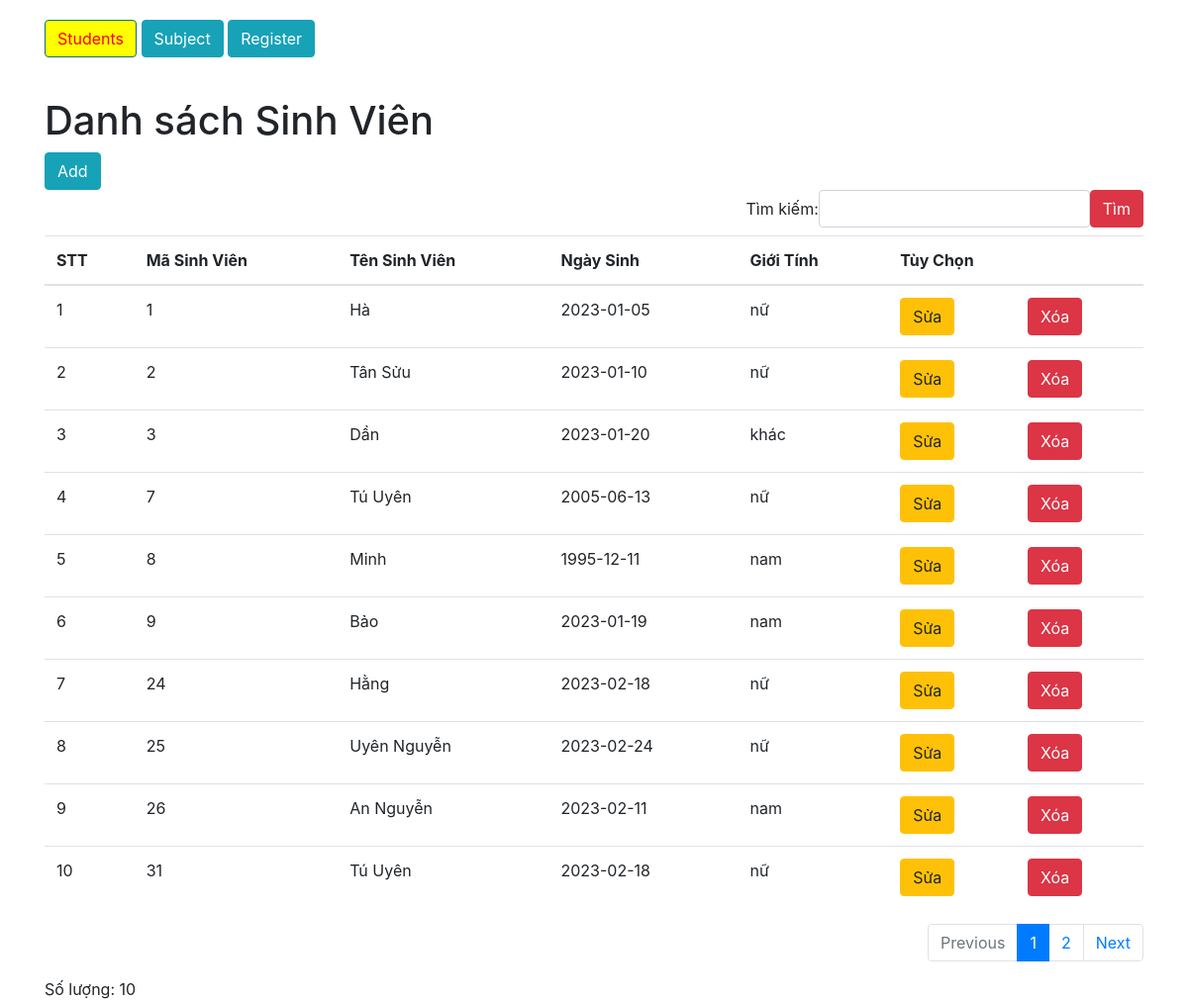
The page / on the database its author committed.
### tables this page shows
CREATE TABLE `student`  (
  `id` int(11) NOT NULL AUTO_INCREMENT,
  `name` varchar(255) NOT NULL,
  `birthday` date NOT NULL,
  `gender` varchar(10) NOT NULL,
  PRIMARY KEY (`id`) USING BTREE
);

### controller/StudentController.php (called while the page is built, shortened)
<?php
class StudentController {
    function index() {
        $page = PAGE;
        $item_per_page = ITEM_PER_PAGE;
        $search = $_GET['search'] ?? NULL;
        if ($search) {
            $action = new StudentRepository;
            $students = $action->getByPattern($search, $page, $item_per_page);
            $totalStudents = $action->getByPattern($search);
            $totalRows = count($totalStudents);
        } else {
            $action = new StudentRepository;
            $students = $action->getAll($page, $item_per_page);
            $totalStudents = $action->getAll();
            $totalRows = count($totalStudents);
        }
        $totalPages = ceil($totalRows/$item_per_page);
        require 'view/student/index.php';
    }
}
?>

### index.php (called while the page is built, shortened)
<?php
$c = $_GET['c'] ?? 'student';
$a = $_GET['a'] ?? 'index';
$controller = new $controllerName;
$controller->$a();
?>

### model/student/StudentRepository.php (called while the page is built, shortened)
<?php
class StudentRepository {
    protected function fetch($cond, $limit) {
        global $conn;
        $students = [];
        $sqlQuery = "SELECT * FROM student";
        if ($limit) {
            $sqlQuery .= " $limit";
        }
        $result = $conn->query($sqlQuery);
        if ($result->num_rows > 0) {
            while ($row = $result->fetch_assoc()) {
                $id = $row['id'];
                $name = $row['name'];
                $birthday = $row['birthday'];
                $gender = $row['gender'];
                $student = new Student($id, $name, $birthday, $gender);
                $students[] = $student;
            }
        }
        return $students;
    }
    function buildLimit($page, $item_per_page) {
        $limit = NULL;
        if ($page && $item_per_page) {
            $start_index = ($page - 1) * $item_per_page;
            $limit = "LIMIT $start_index, $item_per_page";
        }
        return $limit;
    }
    function getAll($page=NULL, $item_per_page=NULL) {
        $cond = NULL;
        $limit = $this->buildLimit($page, $item_per_page);
        return $this->fetch($cond, $limit);
    }
}
?>

### model/student/Student.php (called while the page is built, shortened)
<?php
class Student {
    function __construct($id, $name, $birthday, $gender)
    {
        $this->id = $id;
        $this->name = $name;
        $this->birthday = $birthday;
        $this->gender = $gender;
    }
}

### view/student/index.php (the view)
<?php require 'view/layout/header.php' ?>
<h1>Danh sách Sinh Viên</h1>
<a href="?a=create" class="btn btn-info">Add</a>
<?php require 'view/layout/search.php' ?>
<table class="table table-hover">
    <thead>
        <tr>
            <th>STT</th>
            <th>Mã Sinh Viên</th>
            <th>Tên Sinh Viên</th>
            <th>Ngày Sinh</th>
            <th>Giới Tính</th>
            <th colspan="2">Tùy Chọn</th>
        </tr>
    </thead>
    <tbody>
        <?php
        $serial = 0;
        foreach ($students as $student) :
            $serial++;
        ?>
            <tr>
                <td><?= $serial ?></td>
                <td><?= $student->id ?></td>
                <td><?= $student->name ?></td>
                <td><?= $student->birthday ?></td>
                <td><?= $student->gender ?></td>
                <td><a class="btn btn-warning" href="?a=edit&id=<?= $student->id ?>">Sửa</a></td>
                <td>
                    <button type="button" class="btn btn-danger delete" data-href="?a=destroy&id=<?= $student->id ?>&name=<?= $student->name ?>" data-toggle="modal" data-target="#exampleModal">
                        Xóa
                    </button>
                </td>
            </tr>
        <?php endforeach ?>
    </tbody>
</table>
<?php require 'view/layout/pagination.php' ?>
<div>
    <span>Số lượng: <?= count($students) ?></span>
</div>
<?php require 'view/layout/footer.php' ?>

### view/layout/header.php (shortened to what this page needs)
<!DOCTYPE html>
<html lang="en">
<head>
    <link rel="stylesheet" href="../public/vendor/bootstrap-4.5.3-dist/css/bootstrap.min.css">
    <link rel="stylesheet" href="../public/vendor/fontawesome-free-5.15.1-web/css/all.min.css">
    <link rel="stylesheet" href="../public/css/style.css">
</head>
<body>
    <div class="container" style="margin-top:20px;">
    <?php global $c; ?>
        <a href="/" class="<?= $c == 'student' ? 'active' : '' ?> btn btn-info">Students</a>
        <a href="?c=subject" class="<?= $c == 'subject' ? 'active' : '' ?> btn btn-info">Subject</a>
        <a href="?c=register" class="<?= $c == 'register' ? 'active' : '' ?> btn btn-info">Register</a>
        <div style="height:20px; margin-top:20px">
        </div>

### view/layout/search.php (shortened to what this page needs)
<form action="/" method="GET">
    <label class="form-inline justify-content-end">Tìm kiếm: <input type="search" name="search" class="form-control" value="<?= $search ?>">
        <button class="btn btn-danger">Tìm</button>
    </label>
</form>

### view/layout/pagination.php (shortened to what this page needs)
<nav aria-label="Page navigation">
    <ul class="pagination justify-content-end">
        <li class="page-item <?= $page == 1 ? 'disabled' : '' ?>">
            <a class="page-link" onclick="goToPage(<?= $page - 1 ?>)" aria-label="Previous">
                <span aria-hidden="true">Previous</span>
            </a>
        </li>
        <?php for ($i = 1; $i <= $totalPages; $i++) : ?>
            <li class="page-item <?= $page == $i ? 'active' : '' ?>"><a class="page-link" onclick="goToPage(<?= $i ?>)"><?= $i ?></a></li>
        <?php endfor ?>
        <li class="page-item <?= $page == $totalPages ? 'disabled' : '' ?>">
            <a class="page-link" onclick="goToPage(<?= $page + 1 ?>)" aria-label="Next">
                <span aria-hidden="true">Next</span>
            </a>
        </li>
    </ul>
</nav>

### view/layout/footer.php (shortened to what this page needs)
</div>
</body>
</html>

### public/css/style.css (style rules this page uses)
.active { background-color: yellow !important; color: red !important; }
label { font-weight: normal; }

### rows shown on the page
student: id "1", name "Hà", birthday "2023-01-05", gender "nữ"
student: id "2", name "Tân Sửu", birthday "2023-01-10", gender "nữ"
student: id "3", name "Dần", birthday "2023-01-20", gender "khác"
student: id "7", name "Tú Uyên", birthday "2005-06-13", gender "nữ"
student: id "8", name "Minh", birthday "1995-12-11", gender "nam"
student: id "9", name "Bảo", birthday "2023-01-19", gender "nam"
student: id "24", name "Hằng", birthday "2023-02-18", gender "nữ"
student: id "25", name "Uyên Nguyễn", birthday "2023-02-24", gender "nữ"
student: id "26", name "An Nguyễn", birthday "2023-02-11", gender "nam"
student: id "31", name "Tú Uyên", birthday "2023-02-18", gender "nữ"

### other values the page prints
count($students) "10"
